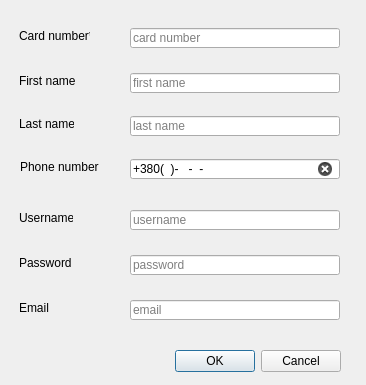
<?xml version="1.0" encoding="UTF-8"?>
<ui version="4.0">
 <class>addUserWindow</class>
 <widget class="QWidget" name="addUserWindow">
  <property name="geometry">
   <rect>
    <x>0</x>
    <y>0</y>
    <width>366</width>
    <height>385</height>
   </rect>
  </property>
  <property name="minimumSize">
   <size>
    <width>366</width>
    <height>385</height>
   </size>
  </property>
  <property name="maximumSize">
   <size>
    <width>366</width>
    <height>385</height>
   </size>
  </property>
  <property name="windowTitle">
   <string>Student health records </string>
  </property>
  <property name="windowIcon">
   <iconset>
    <normaloff>icon.jpg</normaloff>icon.jpg</iconset>
  </property>
  <widget class="QLabel" name="card_number_label">
   <property name="geometry">
    <rect>
     <x>19</x>
     <y>28</y>
     <width>71</width>
     <height>16</height>
    </rect>
   </property>
   <property name="text">
    <string>Card number*</string>
   </property>
  </widget>
  <widget class="QLineEdit" name="card_number_lineEdit">
   <property name="geometry">
    <rect>
     <x>130</x>
     <y>28</y>
     <width>210</width>
     <height>20</height>
    </rect>
   </property>
   <property name="text">
    <string/>
   </property>
   <property name="maxLength">
    <number>8</number>
   </property>
   <property name="placeholderText">
    <string>card number</string>
   </property>
   <property name="clearButtonEnabled">
    <bool>true</bool>
   </property>
  </widget>
  <widget class="QLabel" name="first_name_label">
   <property name="geometry">
    <rect>
     <x>19</x>
     <y>73</y>
     <width>56</width>
     <height>16</height>
    </rect>
   </property>
   <property name="text">
    <string>First name*</string>
   </property>
  </widget>
  <widget class="QLineEdit" name="first_name_lineEdit">
   <property name="geometry">
    <rect>
     <x>130</x>
     <y>73</y>
     <width>210</width>
     <height>20</height>
    </rect>
   </property>
   <property name="maxLength">
    <number>28</number>
   </property>
   <property name="placeholderText">
    <string>first name</string>
   </property>
   <property name="clearButtonEnabled">
    <bool>true</bool>
   </property>
  </widget>
  <widget class="QLabel" name="last_name_label">
   <property name="geometry">
    <rect>
     <x>19</x>
     <y>116</y>
     <width>55</width>
     <height>16</height>
    </rect>
   </property>
   <property name="text">
    <string>Last name*</string>
   </property>
  </widget>
  <widget class="QLineEdit" name="last_name_lineEdit">
   <property name="geometry">
    <rect>
     <x>130</x>
     <y>116</y>
     <width>210</width>
     <height>20</height>
    </rect>
   </property>
   <property name="maxLength">
    <number>28</number>
   </property>
   <property name="placeholderText">
    <string>last name</string>
   </property>
   <property name="clearButtonEnabled">
    <bool>true</bool>
   </property>
  </widget>
  <widget class="QLabel" name="username_label">
   <property name="geometry">
    <rect>
     <x>19</x>
     <y>210</y>
     <width>54</width>
     <height>16</height>
    </rect>
   </property>
   <property name="text">
    <string>Username*</string>
   </property>
  </widget>
  <widget class="QLineEdit" name="username_lineEdit">
   <property name="geometry">
    <rect>
     <x>130</x>
     <y>210</y>
     <width>210</width>
     <height>20</height>
    </rect>
   </property>
   <property name="maxLength">
    <number>28</number>
   </property>
   <property name="placeholderText">
    <string>username</string>
   </property>
   <property name="clearButtonEnabled">
    <bool>true</bool>
   </property>
  </widget>
  <widget class="QLabel" name="password_label">
   <property name="geometry">
    <rect>
     <x>19</x>
     <y>255</y>
     <width>52</width>
     <height>16</height>
    </rect>
   </property>
   <property name="text">
    <string>Password*</string>
   </property>
  </widget>
  <widget class="QLineEdit" name="password_lineEdit">
   <property name="geometry">
    <rect>
     <x>130</x>
     <y>255</y>
     <width>210</width>
     <height>20</height>
    </rect>
   </property>
   <property name="maxLength">
    <number>28</number>
   </property>
   <property name="echoMode">
    <enum>QLineEdit::Normal</enum>
   </property>
   <property name="placeholderText">
    <string>password</string>
   </property>
   <property name="clearButtonEnabled">
    <bool>true</bool>
   </property>
  </widget>
  <widget class="QLabel" name="email_label">
   <property name="geometry">
    <rect>
     <x>19</x>
     <y>300</y>
     <width>30</width>
     <height>16</height>
    </rect>
   </property>
   <property name="text">
    <string>Email</string>
   </property>
  </widget>
  <widget class="QLineEdit" name="email_lineEdit">
   <property name="geometry">
    <rect>
     <x>130</x>
     <y>300</y>
     <width>210</width>
     <height>20</height>
    </rect>
   </property>
   <property name="maxLength">
    <number>28</number>
   </property>
   <property name="placeholderText">
    <string>email</string>
   </property>
   <property name="clearButtonEnabled">
    <bool>true</bool>
   </property>
  </widget>
  <widget class="QDialogButtonBox" name="ok_cancel_buttonBox">
   <property name="geometry">
    <rect>
     <x>130</x>
     <y>350</y>
     <width>211</width>
     <height>23</height>
    </rect>
   </property>
   <property name="standardButtons">
    <set>QDialogButtonBox::Cancel|QDialogButtonBox::Ok</set>
   </property>
  </widget>
  <widget class="QLineEdit" name="phone_number_lineEdit">
   <property name="geometry">
    <rect>
     <x>130</x>
     <y>159</y>
     <width>210</width>
     <height>20</height>
    </rect>
   </property>
   <property name="inputMask">
    <string>+38\0(00)-000-00-00</string>
   </property>
   <property name="maxLength">
    <number>18</number>
   </property>
   <property name="placeholderText">
    <string>phone number</string>
   </property>
   <property name="clearButtonEnabled">
    <bool>true</bool>
   </property>
  </widget>
  <widget class="QLabel" name="phone_number_label">
   <property name="geometry">
    <rect>
     <x>20</x>
     <y>159</y>
     <width>81</width>
     <height>16</height>
    </rect>
   </property>
   <property name="text">
    <string>Phone number</string>
   </property>
  </widget>
  <widget class="QLabel" name="card_number_error">
   <property name="geometry">
    <rect>
     <x>131</x>
     <y>47</y>
     <width>210</width>
     <height>13</height>
    </rect>
   </property>
   <property name="text">
    <string>&lt;html&gt;&lt;head/&gt;&lt;body&gt;&lt;p&gt;&lt;br/&gt;&lt;/p&gt;&lt;/body&gt;&lt;/html&gt;</string>
   </property>
  </widget>
  <widget class="QLabel" name="first_name_error">
   <property name="geometry">
    <rect>
     <x>131</x>
     <y>91</y>
     <width>210</width>
     <height>13</height>
    </rect>
   </property>
   <property name="text">
    <string/>
   </property>
  </widget>
  <widget class="QLabel" name="phone_number_error">
   <property name="geometry">
    <rect>
     <x>131</x>
     <y>180</y>
     <width>210</width>
     <height>13</height>
    </rect>
   </property>
   <property name="text">
    <string/>
   </property>
  </widget>
  <widget class="QLabel" name="last_name_error">
   <property name="geometry">
    <rect>
     <x>131</x>
     <y>135</y>
     <width>210</width>
     <height>13</height>
    </rect>
   </property>
   <property name="text">
    <string/>
   </property>
  </widget>
  <widget class="QLabel" name="username_error">
   <property name="geometry">
    <rect>
     <x>131</x>
     <y>230</y>
     <width>210</width>
     <height>13</height>
    </rect>
   </property>
   <property name="text">
    <string/>
   </property>
  </widget>
  <widget class="QLabel" name="password_error">
   <property name="geometry">
    <rect>
     <x>131</x>
     <y>273</y>
     <width>210</width>
     <height>13</height>
    </rect>
   </property>
   <property name="text">
    <string/>
   </property>
  </widget>
  <widget class="QLabel" name="email_error">
   <property name="geometry">
    <rect>
     <x>131</x>
     <y>320</y>
     <width>210</width>
     <height>13</height>
    </rect>
   </property>
   <property name="text">
    <string/>
   </property>
  </widget>
  <zorder>last_name_lineEdit</zorder>
  <zorder>card_number_label</zorder>
  <zorder>card_number_lineEdit</zorder>
  <zorder>first_name_label</zorder>
  <zorder>first_name_lineEdit</zorder>
  <zorder>last_name_label</zorder>
  <zorder>username_label</zorder>
  <zorder>username_lineEdit</zorder>
  <zorder>password_label</zorder>
  <zorder>password_lineEdit</zorder>
  <zorder>email_label</zorder>
  <zorder>email_lineEdit</zorder>
  <zorder>ok_cancel_buttonBox</zorder>
  <zorder>phone_number_lineEdit</zorder>
  <zorder>phone_number_label</zorder>
  <zorder>card_number_error</zorder>
  <zorder>first_name_error</zorder>
  <zorder>phone_number_error</zorder>
  <zorder>last_name_error</zorder>
  <zorder>username_error</zorder>
  <zorder>password_error</zorder>
  <zorder>email_error</zorder>
 </widget>
 <resources/>
 <connections/>
</ui>
